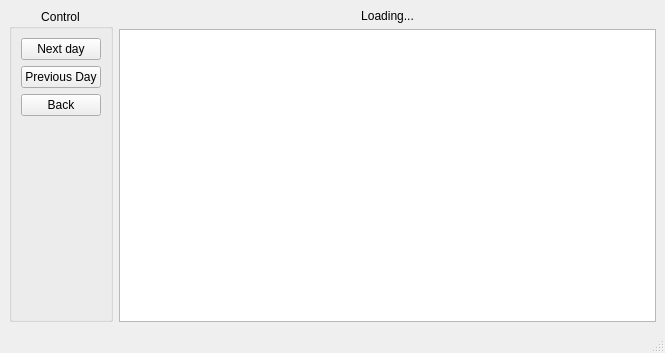
<?xml version="1.0" encoding="UTF-8"?>
<ui version="4.0">
 <class>MainWindow</class>
 <widget class="QMainWindow" name="MainWindow">
  <property name="geometry">
   <rect>
    <x>0</x>
    <y>0</y>
    <width>665</width>
    <height>353</height>
   </rect>
  </property>
  <property name="windowTitle">
   <string>SpeechCal</string>
  </property>
  <widget class="QWidget" name="centralwidget">
   <layout class="QHBoxLayout" name="horizontalLayout">
    <item>
     <widget class="QGroupBox" name="groupBox">
      <property name="title">
       <string>Control</string>
      </property>
      <property name="alignment">
       <set>Qt::AlignHCenter|Qt::AlignTop</set>
      </property>
      <layout class="QVBoxLayout" name="verticalLayout_2">
       <item>
        <widget class="KPushButton" name="pbNextDay">
         <property name="text">
          <string>Next day</string>
         </property>
         <property name="iconSize">
          <size>
           <width>0</width>
           <height>0</height>
          </size>
         </property>
         <property name="shortcut">
          <string/>
         </property>
        </widget>
       </item>
       <item>
        <widget class="KPushButton" name="pbPreviousDay">
         <property name="text">
          <string>Previous Day</string>
         </property>
         <property name="iconSize">
          <size>
           <width>0</width>
           <height>0</height>
          </size>
         </property>
         <property name="shortcut">
          <string/>
         </property>
        </widget>
       </item>
       <item>
        <widget class="QPushButton" name="pbClose">
         <property name="text">
          <string>Back</string>
         </property>
        </widget>
       </item>
       <item>
        <spacer name="verticalSpacer">
         <property name="orientation">
          <enum>Qt::Vertical</enum>
         </property>
         <property name="sizeHint" stdset="0">
          <size>
           <width>20</width>
           <height>40</height>
          </size>
         </property>
        </spacer>
       </item>
      </layout>
     </widget>
    </item>
    <item>
     <layout class="QVBoxLayout" name="verticalLayout">
      <item>
       <widget class="QLabel" name="lbDate">
        <property name="text">
         <string>Loading...</string>
        </property>
        <property name="alignment">
         <set>Qt::AlignCenter</set>
        </property>
       </widget>
      </item>
      <item>
       <widget class="QListView" name="lvCalendar">
        <property name="alternatingRowColors">
         <bool>false</bool>
        </property>
        <property name="spacing">
         <number>15</number>
        </property>
        <property name="wordWrap">
         <bool>true</bool>
        </property>
       </widget>
      </item>
     </layout>
    </item>
   </layout>
  </widget>
  <widget class="QMenuBar" name="menubar">
   <property name="geometry">
    <rect>
     <x>0</x>
     <y>0</y>
     <width>665</width>
     <height>21</height>
    </rect>
   </property>
  </widget>
  <widget class="QStatusBar" name="statusbar"/>
 </widget>
 <customwidgets>
  <customwidget>
   <class>KPushButton</class>
   <extends>QPushButton</extends>
   <header>kpushbutton.h</header>
  </customwidget>
 </customwidgets>
 <tabstops>
  <tabstop>lvCalendar</tabstop>
  <tabstop>pbNextDay</tabstop>
  <tabstop>pbPreviousDay</tabstop>
 </tabstops>
 <resources/>
 <connections/>
</ui>
